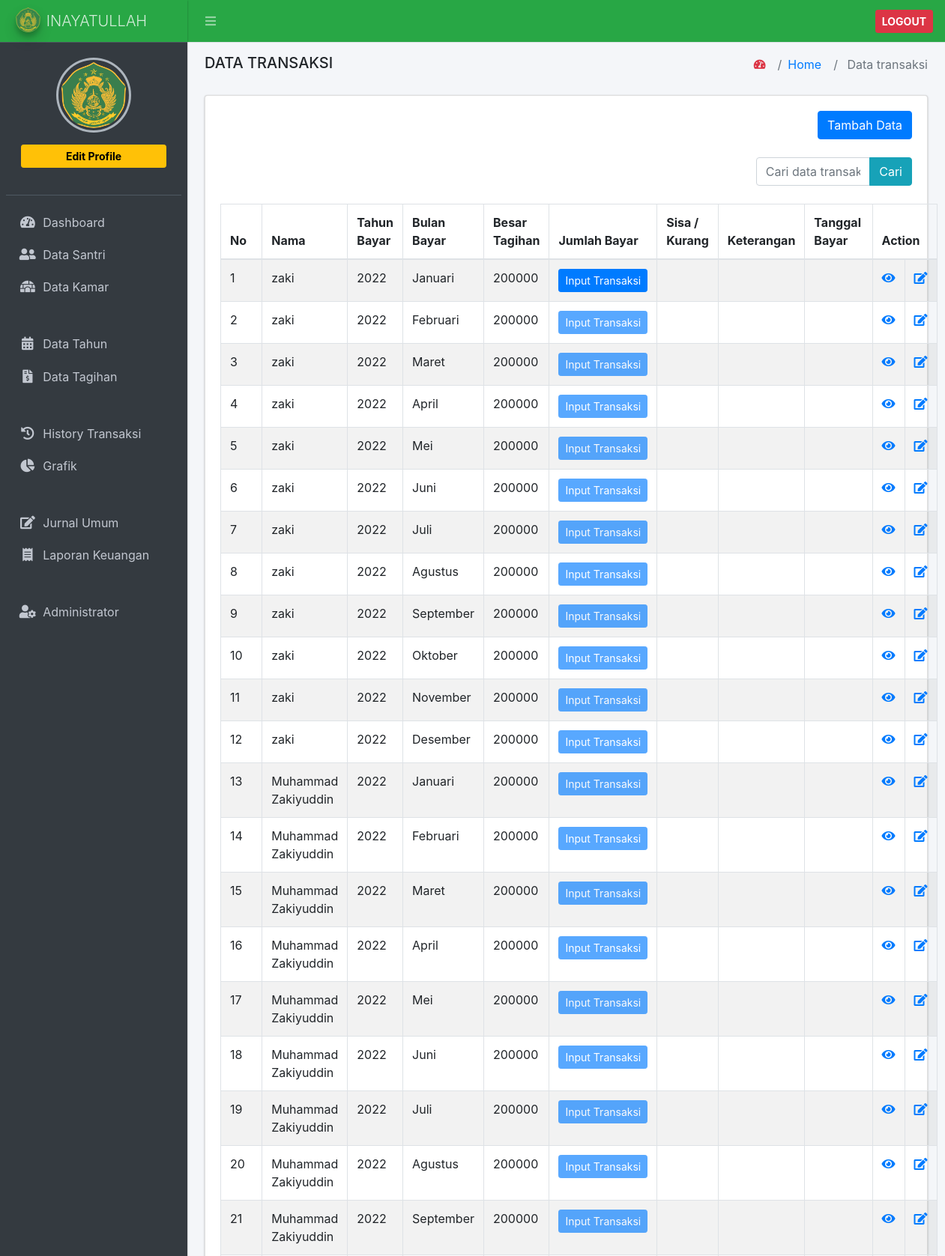
Page /index.php/data_transaksi (upper part) on the committed database.
### tables this page shows
CREATE TABLE `tb_data_transaksi` (
  `id_data_transaksi` int(11) NOT NULL,
  `id_data_santri` int(11) NOT NULL,
  `id_data_tagihan` int(11) DEFAULT NULL,
  `jumlah_bayar` varchar(100) DEFAULT NULL,
  `sisa` varchar(100) DEFAULT NULL,
  `keterangan` enum('0','1') DEFAULT NULL,
  `tanggal_bayar` datetime DEFAULT NULL,
  `created_by` varchar(200) NOT NULL
);

CREATE TABLE `tb_data_santri` (
  `id` int(11) NOT NULL,
  `nama` varchar(200) NOT NULL,
  `nis` varchar(20) NOT NULL,
  `tgl_lahir` date DEFAULT NULL,
  `alamat` varchar(200) NOT NULL,
  `jenis_kelamin` enum('L','P') NOT NULL,
  `id_kamar` int(11) NOT NULL,
  `id_kelas` int(11) NOT NULL,
  `no_hp` varchar(20) NOT NULL,
  `password` varchar(20) NOT NULL,
  `tgl_masuk` date DEFAULT NULL,
  `status` enum('1','2','3','4') NOT NULL DEFAULT '1',
  `foto` varchar(200) NOT NULL
);

CREATE TABLE `tb_tahun` (
  `id_tahun` int(11) NOT NULL,
  `nama_tahun` varchar(200) NOT NULL,
  `nominal_tagihan` varchar(200) NOT NULL
);

CREATE TABLE `tb_bulan` (
  `id_bulan` int(11) NOT NULL,
  `nama_bulan` varchar(100) NOT NULL
);

CREATE TABLE `tb_data_tagihan` (
  `id` int(11) NOT NULL,
  `id_tahun` int(11) NOT NULL,
  `id_bulan` int(11) NOT NULL,
  `nominal` varchar(200) NOT NULL
);

### application/controllers/Data_transaksi.php (called while the page is built, shortened)
<?php
class Data_transaksi extends CI_Controller
{
	public function __construct()
	{
		$this->load->model('m_data_transaksi');
		$this->load->library('form_validation');
	}
	public function index()
	{
		$data = [
			'title' => 'Data transaksi',
			'isi' => 'data_transaksi/index',
			'data_transaksi' => $this->m_data_transaksi->get_all_data(),
			'start' => $this->uri->segment(3),
			'jumlah_data' => $this->m_data_transaksi->count_search_data(),
		];
		return $this->load->view('master/index', $data);
	}
}

### index.php (called while the page is built, shortened)
<?php
require_once BASEPATH.'core/CodeIgniter.php';

### application/models/m_data_transaksi.php (called while the page is built, shortened)
<?php
class m_data_transaksi extends CI_Model
{
	public function get_all_data()
	{
		$this->db->join('tb_data_santri', 'tb_data_santri.id = tb_data_transaksi.id_data_santri');
		$this->db->join('tb_data_tagihan', 'tb_data_tagihan.id = tb_data_transaksi.id_data_tagihan');
		$this->db->join('tb_kamar', 'tb_kamar.id_kamar = tb_data_santri.id_kamar');
		$this->db->join('tb_kelas', 'tb_kelas.id_kelas = tb_data_santri.id_kelas');
		$this->db->join('tb_tahun', 'tb_data_tagihan.id_tahun = tb_tahun.id_tahun');
		$this->db->join('tb_bulan', 'tb_data_tagihan.id_bulan = tb_bulan.id_bulan');
		$this->db->order_by('id_data_santri', 'ASC');
		$this->db->order_by('tb_tahun.id_tahun', 'ASC');
		$this->db->order_by('tb_bulan.id_bulan', 'ASC');
		return $this->db->get('tb_data_transaksi')->result();
	}
}

### application/views/data_transaksi/index.php (the view, shortened to what this page needs)
<div class="card">
    <div class="card-body">
        <div id="example1_wrapper" class="dataTables_wrapper dt-bootstrap4">
            <div class="row d-flex">
                <div class="col-6">
                </div>
                <div class="col-6">
                    <div class="dataTables_length float-right" id="example1_length">
                        <a href="<?= base_url('data_transaksi/add') ?>" type="button" class="btn btn-primary" data-toggle="tooltip" data-placement="top" title="Tambah Data">Tambah Data</a>
                    </div>
                </div>
            </div>
            <br>
            <div class="row d-flex">
                <div class="col-9">
                </div>
                <div class="col-3">
                    <form action="" method="post">
                        <div class="input-group input-group-md">
                            <input type="text" class="form-control" placeholder="Cari data transaksi.." name="keyword">
                            <span class="input-group-append">
                                <button type="submit" class="btn btn-info" data-toggle="tooltip" data-placement="top" title="Cari">Cari</button>
                            </span>
                        </div>
                    </form>
                </div>
            </div>
            <br>
            <div class="row">
                <div class="col-sm-12">
                    <table id="example1" class="table table-bordered table-striped dataTable" role="grid" aria-describedby="example1_info">
                        <thead>
                            <tr role="row">
                                <th class="sorting_asc" tabindex="0" aria-controls="example1" rowspan="1" colspan="1" aria-sort="ascending" aria-label="No: activate to sort column descending">No</th>
                                <th class="sorting" tabindex="0" aria-controls="example1" rowspan="1" colspan="1" aria-label="Nama: activate to sort column ascending">Nama</th>
                                <th class="sorting" tabindex="0" aria-controls="example1" rowspan="1" colspan="1" aria-label="Alamat: activate to sort column ascending">Tahun Bayar</th>
                                <th class="sorting" tabindex="0" aria-controls="example1" rowspan="1" colspan="1" aria-label="Kamar: activate to sort column ascending">Bulan Bayar</th>
                                <th class="sorting" tabindex="0" aria-controls="example1" rowspan="1" colspan="1" aria-label="Kelas: activate to sort column ascending">Besar Tagihan</th>
                                <th class="sorting" tabindex="0" aria-controls="example1" rowspan="1" colspan="1" aria-label="Kelas: activate to sort column ascending">Jumlah Bayar</th>
                                <th class="sorting" tabindex="0" aria-controls="example1" rowspan="1" colspan="1" aria-label="Kelas: activate to sort column ascending">Sisa / Kurang</th>
                                <th class="sorting" tabindex="0" aria-controls="example1" rowspan="1" colspan="1" aria-label="Kelas: activate to sort column ascending">Keterangan</th>
                                <th class="sorting" tabindex="0" aria-controls="example1" rowspan="1" colspan="1" aria-label="Kelas: activate to sort column ascending">Tanggal Bayar</th>
                                <th class="sorting" tabindex="0" aria-controls="example1" rowspan="1" colspan="3" aria-label="Kelas: activate to sort column ascending">Action</th>
                            </tr>
                        </thead>
                        <tbody>
                            <?php
                            $urut = 0;
                            foreach ($data_transaksi as $ds) {
                            ?>
                                <tr role="row" class="odd">
                                    <td><?= ++$start ?></td>
                                    <td><?= $ds->nama; ?></td>
                                    <td><?= $ds->nama_tahun; ?></td>
                                    <td><?= $ds->nama_bulan; ?></td>
                                    <td><?= $ds->nominal; ?></td>
                                    <td>
                                        <?php
                                        if ($ds->jumlah_bayar) {
                                            echo $ds->jumlah_bayar;
                                        } else if ($urut == 0) { ?>
                                            <?php $urut++; ?>
                                            <a type="button" class="btn btn-sm btn-primary" data-toggle="tooltip" data-placement="top" title="Input Transaksi" href="<?= base_url('data_transaksi/add/') ?><?= $ds->id_data_transaksi ?>">Input Transaksi</a>
                                        <?php } else { ?>
                                            <a type="button" aria-disabled="true" class="btn btn-sm btn-primary disabled" data-toggle="tooltip" data-placement="top" title="Input Transaksi" href="<?= base_url('data_transaksi/add/') ?><?= $ds->id_data_transaksi ?>">Input Transaksi</a>
                                        <?php } ?>
                                    </td>
                                    <td>
                                    </td>
                                    <td>
                                    </td>
                                    <td><?= $ds->tanggal_bayar; ?></td>
                                    <td width="50">
                                        <a class="text-primary" data-toggle="tooltip" data-placement="top" title="Detail" href="<?= base_url('data_transaksi/detail/') ?><?= $ds->id_data_transaksi ?>"><i class="fa fa-eye"></i></a>
                                    </td>
                                    <td width="50">
                                        <a class="text-primary" data-toggle="tooltip" data-placement="top" title="Edit" href="<?= base_url('data_transaksi/edit/') ?><?= $ds->id_data_transaksi ?>"><i class="fa fa-edit"></i></a>
                                    </td>
                                </tr>
                            <?php
                            } ?>
                        </tbody>
                    </table>
                </div>
            </div>
        </div>
    </div>
</div>

### rows in the picture
tb_data_transaksi: id_data_santri.nama "zaki", tb_tahun.nama_tahun "2022", tb_bulan.nama_bulan "Januari", id_data_tagihan.nominal "200000"
tb_data_transaksi: id_data_santri.nama "zaki", tb_tahun.nama_tahun "2022", tb_bulan.nama_bulan "Februari", id_data_tagihan.nominal "200000"
tb_data_transaksi: id_data_santri.nama "zaki", tb_tahun.nama_tahun "2022", tb_bulan.nama_bulan "Maret", id_data_tagihan.nominal "200000"
tb_data_transaksi: id_data_santri.nama "zaki", tb_tahun.nama_tahun "2022", tb_bulan.nama_bulan "April", id_data_tagihan.nominal "200000"
tb_data_transaksi: id_data_santri.nama "zaki", tb_tahun.nama_tahun "2022", tb_bulan.nama_bulan "Mei", id_data_tagihan.nominal "200000"
tb_data_transaksi: id_data_santri.nama "zaki", tb_tahun.nama_tahun "2022", tb_bulan.nama_bulan "Juni", id_data_tagihan.nominal "200000"
tb_data_transaksi: id_data_santri.nama "zaki", tb_tahun.nama_tahun "2022", tb_bulan.nama_bulan "Juli", id_data_tagihan.nominal "200000"
tb_data_transaksi: id_data_santri.nama "zaki", tb_tahun.nama_tahun "2022", tb_bulan.nama_bulan "Agustus", id_data_tagihan.nominal "200000"
tb_data_transaksi: id_data_santri.nama "zaki", tb_tahun.nama_tahun "2022", tb_bulan.nama_bulan "September", id_data_tagihan.nominal "200000"
tb_data_transaksi: id_data_santri.nama "zaki", tb_tahun.nama_tahun "2022", tb_bulan.nama_bulan "Oktober", id_data_tagihan.nominal "200000"
tb_data_transaksi: id_data_santri.nama "zaki", tb_tahun.nama_tahun "2022", tb_bulan.nama_bulan "November", id_data_tagihan.nominal "200000"
tb_data_transaksi: id_data_santri.nama "zaki", tb_tahun.nama_tahun "2022", tb_bulan.nama_bulan "Desember", id_data_tagihan.nominal "200000"
tb_data_transaksi: id_data_santri.nama "Muhammad Zakiyuddin", tb_tahun.nama_tahun "2022", tb_bulan.nama_bulan "Januari", id_data_tagihan.nominal "200000"
tb_data_transaksi: id_data_santri.nama "Muhammad Zakiyuddin", tb_tahun.nama_tahun "2022", tb_bulan.nama_bulan "Februari", id_data_tagihan.nominal "200000"
tb_data_transaksi: id_data_santri.nama "Muhammad Zakiyuddin", tb_tahun.nama_tahun "2022", tb_bulan.nama_bulan "Maret", id_data_tagihan.nominal "200000"
tb_data_transaksi: id_data_santri.nama "Muhammad Zakiyuddin", tb_tahun.nama_tahun "2022", tb_bulan.nama_bulan "April", id_data_tagihan.nominal "200000"
tb_data_transaksi: id_data_santri.nama "Muhammad Zakiyuddin", tb_tahun.nama_tahun "2022", tb_bulan.nama_bulan "Mei", id_data_tagihan.nominal "200000"
tb_data_transaksi: id_data_santri.nama "Muhammad Zakiyuddin", tb_tahun.nama_tahun "2022", tb_bulan.nama_bulan "Juni", id_data_tagihan.nominal "200000"
tb_data_transaksi: id_data_santri.nama "Muhammad Zakiyuddin", tb_tahun.nama_tahun "2022", tb_bulan.nama_bulan "Juli", id_data_tagihan.nominal "200000"
tb_data_transaksi: id_data_santri.nama "Muhammad Zakiyuddin", tb_tahun.nama_tahun "2022", tb_bulan.nama_bulan "Agustus", id_data_tagihan.nominal "200000"
tb_data_transaksi: id_data_santri.nama "Muhammad Zakiyuddin", tb_tahun.nama_tahun "2022", tb_bulan.nama_bulan "September", id_data_tagihan.nominal "200000"

### other values in the picture
$title "DATA TRANSAKSI"
$title "Data transaksi"
